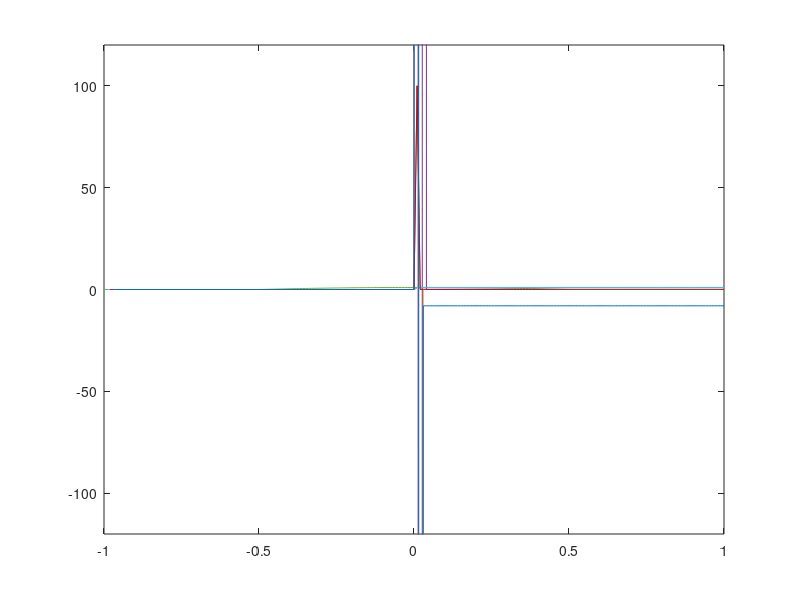

The MATLAB source for this figure:
X = [-1:0.01:1];
y = (X > 0);
plot(X,y)
hold on;
dY = diff(y)./diff(X);
plot(X(2:end),dY)
ylim([-1 2])
dY1 = diff(dY)./diff(X(2:end));
plot(X(3:end),dY1)
dY2 = diff(dY1)./diff(X(3:end));
plot(X(4:end),dY2)

X = [-1:0.01:1];
z = 1 - 4*X.*X;
z = z.*(X.*X < 0.25);
plot(X,z)
ylim([-120 120])
dx = 0.01;
I1 = z(2:end).*dY*dx;
I1 = cumsum(I1);
plot(X(2:end),I1)

I2 = z(3:end).*dY1*dx;
I2 = cumsum(I2);
plot(X(3:end),I2)

I3 = z(4:end).*dY2*dx;
I3 = cumsum(I3);
plot(X(4:end),I3)